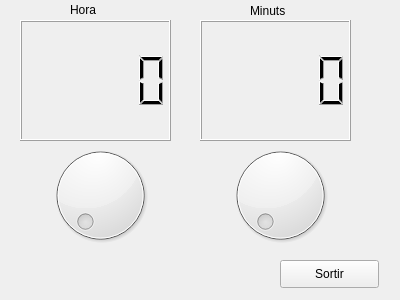
<?xml version="1.0" encoding="UTF-8"?>
<ui version="4.0">
 <class>MyForm</class>
 <widget class="QWidget" name="MyForm">
  <property name="geometry">
   <rect>
    <x>0</x>
    <y>0</y>
    <width>400</width>
    <height>300</height>
   </rect>
  </property>
  <property name="windowTitle">
   <string>MyForm</string>
  </property>
  <widget class="QLabel" name="label">
   <property name="geometry">
    <rect>
     <x>70</x>
     <y>0</y>
     <width>41</width>
     <height>20</height>
    </rect>
   </property>
   <property name="text">
    <string>Hora</string>
   </property>
  </widget>
  <widget class="QLabel" name="label_2">
   <property name="geometry">
    <rect>
     <x>250</x>
     <y>0</y>
     <width>61</width>
     <height>21</height>
    </rect>
   </property>
   <property name="text">
    <string>Minuts</string>
   </property>
  </widget>
  <widget class="QLCDNumber" name="lcdNumber">
   <property name="geometry">
    <rect>
     <x>20</x>
     <y>20</y>
     <width>151</width>
     <height>121</height>
    </rect>
   </property>
  </widget>
  <widget class="QLCDNumber" name="lcdNumber_2">
   <property name="geometry">
    <rect>
     <x>200</x>
     <y>20</y>
     <width>151</width>
     <height>121</height>
    </rect>
   </property>
  </widget>
  <widget class="QDial" name="dial">
   <property name="geometry">
    <rect>
     <x>30</x>
     <y>140</y>
     <width>141</width>
     <height>111</height>
    </rect>
   </property>
   <property name="maximum">
    <number>23</number>
   </property>
  </widget>
  <widget class="QDial" name="dial_2">
   <property name="geometry">
    <rect>
     <x>210</x>
     <y>140</y>
     <width>141</width>
     <height>111</height>
    </rect>
   </property>
   <property name="maximum">
    <number>60</number>
   </property>
  </widget>
  <widget class="QPushButton" name="pushButton">
   <property name="geometry">
    <rect>
     <x>280</x>
     <y>260</y>
     <width>99</width>
     <height>28</height>
    </rect>
   </property>
   <property name="text">
    <string>Sortir</string>
   </property>
  </widget>
 </widget>
 <resources/>
 <connections>
  <connection>
   <sender>dial</sender>
   <signal>valueChanged(int)</signal>
   <receiver>lcdNumber</receiver>
   <slot>display(int)</slot>
   <hints>
    <hint type="sourcelabel">
     <x>118</x>
     <y>222</y>
    </hint>
    <hint type="destinationlabel">
     <x>119</x>
     <y>97</y>
    </hint>
   </hints>
  </connection>
  <connection>
   <sender>dial_2</sender>
   <signal>valueChanged(int)</signal>
   <receiver>lcdNumber_2</receiver>
   <slot>display(int)</slot>
   <hints>
    <hint type="sourcelabel">
     <x>291</x>
     <y>197</y>
    </hint>
    <hint type="destinationlabel">
     <x>293</x>
     <y>107</y>
    </hint>
   </hints>
  </connection>
  <connection>
   <sender>pushButton</sender>
   <signal>clicked()</signal>
   <receiver>MyForm</receiver>
   <slot>close()</slot>
   <hints>
    <hint type="sourcelabel">
     <x>364</x>
     <y>270</y>
    </hint>
    <hint type="destinationlabel">
     <x>391</x>
     <y>263</y>
    </hint>
   </hints>
  </connection>
 </connections>
</ui>
